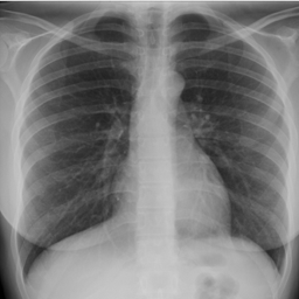
#> input picture test_cases_data/chest_xray_1.png, 299 x 299 px; its folder holds only this picture in this run
$ jupyter execute --allow-errors Color_Segmentation_Morphology.ipynb   (shell and % lines are left out)
#> lines starting #> are read from the running program, lines starting #| are printed output that depends on the picture; after the words box and inside, x2 and y2 are one past the last pixel; in counts of white or black regions, pixels touching at a corner belong together
[cell 1]
### GENERAL INFORMATION #######################################################
#   Name:           Gustavo Lelli Guirao                                      #
#   USP number:     11918182                                                  #
#   course code:    SCC0251                                                   #
#   Year/Semestre:  2024/1                                                    #
#   Title:          Assignment 3 : Morphology and Color                       #
###############################################################################

# Getting the Images

[cell 2]
import gdown

# Downloading data from Google Drive

[cell 3]
# Unzipping dataset to the root of the notebook

#!unzip /content/Dataset-AllClasses.zip

# Introducing the Input Data

[cell 4]
import os
import imageio.v3 as imageio

# Getting input data
dataset_folder = "test_cases_data/"
files = os.listdir(dataset_folder)
files.sort()
print(files)

# Getting reference data
references_folder = "test_cases_references/"
#> (the rest of this cell did not finish here and is left out)

[cell 5]
# Loading images into a list
images = []
for I_file in files:
  I  = imageio.imread(dataset_folder+I_file)
#> I is the input picture: shape (299, 299); min 0, max 222, mean 123.3
  images.append(I)

[cell 6]
import matplotlib.pyplot as plt

def show_images(data, rows=2, columns=5, figsize=(10, 4)):
#> called with rows = 2, columns = 6, figsize = (10, 3)
    fig, axes = plt.subplots(figsize=figsize, nrows=rows, ncols=columns, dpi=150)

    for i in range(rows):
      for j in range(columns):
        ax = axes[i, j]
        idx = i*columns+j
        ax.imshow(data[idx], cmap="gray")
        curr_label = f"Image {idx}"
        ax.title.set_text(curr_label)
        ax.axis('off')
    plt.show()

#> (a cell that did not finish here is left out)

# Conversion to Grayscale

[cell 8]
import numpy as np

# Converts the images to grayscale
images_gray = []

for img in images:
  if len(img.shape) > 2: # If it is RGB, converts to Gray, otherwise just keeps it
    img = np.dot(img, [0.2989, 0.5870, 0.1140]).astype(np.int64)
  images_gray.append(img)
#> this loop made 1 pass
#> after the loop, images_gray = 1 item

#> (a cell that did not finish here is left out)


# Adaptive Thresholding (Otsu)

[cell 10]
def otsu(img: np.ndarray, c = 0) -> np.ndarray:
	# Convert the image to grayscale if it is not already
	if len(img.shape) == 3:
		img = np.dot(img[..., :3], [0.2989, 0.5870, 0.1140])

	# Calculate histogram
	hist, bins = np.histogram(img.flatten(), 256, [0,256])

	# Total number of pixels
	total = img.size

	current_max, threshold = 0, 0
	sumT, sumF, sumB = 0, 0, 0
	weightB, weightF = 0, 0

	for i in range(256):
		sumT += i * hist[i]

	for i in range(256):
		weightB += hist[i]
		if weightB == 0:
			continue
		weightF = total - weightB
		if weightF == 0:
			break

		sumB += i * hist[i]
		sumF = sumT - sumB

		meanB = sumB / weightB
		meanF = sumF / weightF

		# Calculate Between Class Variance
		varBetween = weightB * weightF
		varBetween *= (meanB - meanF) ** 2

		# Check if new maximum found
		if varBetween > current_max:
			current_max = varBetween
			threshold = i

	# Apply threshold to image
	binary_mask = img.copy()
	binary_mask[img > threshold] = 255
	binary_mask[img <= threshold] = 0

	return binary_mask

[cell 11]
# Converts the images to binary
images_bin = []

for img in images_gray:
  new_img = otsu(img.copy(), c = 0)
  images_bin.append(new_img)
#> this loop made 1 pass
#> total in otsu on pass 1: 89401
#> pass 1, `new_img = otsu(img.copy(), c = 0)`:
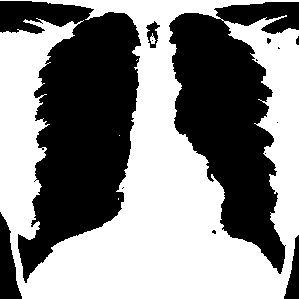
#> new_img: shape (299, 299); 53.3% white; 14 black regions (8 under 20 px), largest, box (x1, y1, x2, y2) and area: (0, 1, 141, 283) 21772, (169, 2, 299, 274) 18150, (0, 212, 22, 299) 1107, (284, 235, 299, 299) 507, (146, 21, 160, 48) 184, (296, 36, 299, 45) 21
#> after the loop, images_bin = 1 item

#> (a cell that did not finish here is left out)

import math

"""Calcula o erro"""
# Root Mean Squared Error
def RMSE(reference_image, filtered_image):
    result = 0
    n, m = filtered_image.shape

    for i in range(n):
        for j in range(m):
            result += ((reference_image[i][j] - filtered_image[i][j]) ** 2)
    rmse = math.sqrt(result / (n * m))

    return rmse

# Applying Morphological Processing (Erosion and Dilation)

[cell 13]
def erosion(img, M, N):
	kernel_size = 3
	# Pad the image with zeros around the border
	padded_img = np.pad(img, ((kernel_size//2, kernel_size//2), (kernel_size//2, kernel_size//2)), mode='constant')

	# Initialize an empty output image
	output_img = np.ones_like(img)

	# Apply the erosion operation
	for i in range(M):
		for j in range(N):
			# Extract the region of interest
			region = padded_img[i:i+kernel_size, j:j+kernel_size]

			# The output pixel is the minimum value in the region
			output_img[i, j] = np.min(region)

	return output_img.astype(np.uint8)

def dilation(img, M, N):
	kernel_size = 3
	# Pad the image with zeros around the border
	padded_img = np.pad(img, ((kernel_size//2, kernel_size//2), (kernel_size//2, kernel_size//2)), mode='constant')

	# Initialize an empty output image
	output_img = np.ones_like(img)

	# Apply the dilation operation
	for i in range(M):
		for j in range(N):
			# Extract the region of interest
			region = padded_img[i:i+kernel_size, j:j+kernel_size]

			# The output pixel is the maximum value in the region
			output_img[i, j] = np.max(region)

	return output_img.astype(np.uint8)

[cell 14]
# Define the set of operations to be performed for each image individually
# 1=erosion, 2=dilation
ciclo_morfologico = [[2,2,2,2,2,2,2,2,2,1,1,1], #Image 0
                     [1,1,1,2,2,2,2,1], #Image 1
                     [2,2,2,2,1], #Image 2
                     [2,2,1,1], #Image 3
                     [2,2,1,1,2,2,1], #Image 4
                     [2,2,2,2,2,2,1,1,1], #Image 5
                     [1,1,2,2,1], #Image 6
                     [1,1,1,1,1,1,1,2,2,2,2,2,2,2], #Image 7
                     [1,1,2,2,2], #Image 8
                     [2,2,2,2,1,1,1,1,1], #Image 9
                     [1,1,2,2], #Image 10
                     [1,1,2,2]] #Image 11

# Apply Morphological Operations
images_morf = []
for idx,img in enumerate(images_bin):
	M,N = img.shape
	for apply_morphology in ciclo_morfologico[idx]:
		if apply_morphology == 1:
			# Cycle of Erosions (Expands the area of BLACK interest and Reduces WHITE -> Return to the original size without noise)
			img = erosion(img, M, N)
		elif apply_morphology == 2:
			# Cycle of Dilations (Expands the area of WHITE non-interest and Reduces BLACK -> Noise Reduction)
			img = dilation(img, M, N)
	images_morf.append(img)
#> this loop made 1 pass
#> (M, N) on pass 1: (299, 299)
#> pass 1, in dilation (call 2), `padded_img = np.pad(img, ((kernel_size//2, kernel_size//2), (kernel_si..`:
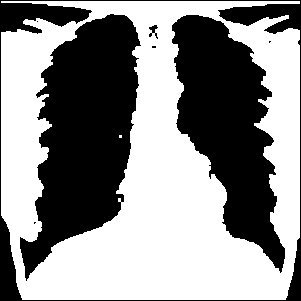
#> padded_img: shape (301, 301); 56% white; 8 black regions (4 under 20 px), largest, box (x1, y1, x2, y2) and area: (20, 14, 141, 281) 18549, (172, 15, 285, 273) 15371, (0, 0, 301, 301) 5845, (149, 25, 158, 39) 59
#> pass 1, in dilation (call 3), `padded_img = np.pad(img, ((kernel_size//2, kernel_size//2), (kernel_si..`:
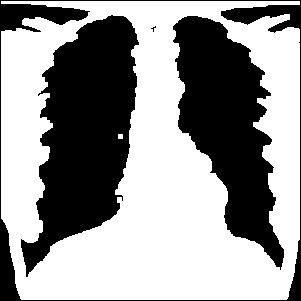
#> padded_img: shape (301, 301); 59.1% white; 4 black regions (1 under 20 px), largest, box (x1, y1, x2, y2) and area: (21, 15, 139, 277) 17541, (173, 16, 284, 270) 14429, (0, 0, 301, 301) 5101
#> pass 1, in dilation (call 4), `padded_img = np.pad(img, ((kernel_size//2, kernel_size//2), (kernel_si..`:
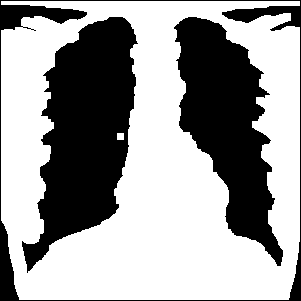
#> padded_img: shape (301, 301); 61.9% white; 3 black regions, box (x1, y1, x2, y2) and area: (22, 17, 138, 273) 16584, (174, 17, 283, 266) 13541, (0, 0, 301, 301) 4400
#> after the loop, images_morf = 1 item

#> (a cell that did not finish here is left out)

#> `mask = images_morf[idx]`:
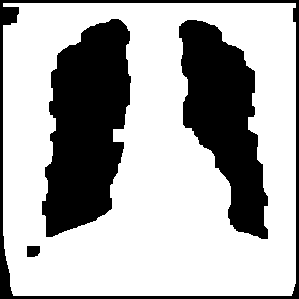
#> mask: shape (299, 299); 67.7% white; 4 black regions, box (x1, y1, x2, y2) and area: (42, 19, 131, 237) 13678, (179, 20, 268, 239) 10877, (0, 0, 299, 299) 4156, (27, 246, 40, 257) 133

# Applying Color in Regions of Interest (Heatmap)

[cell 16]
def filter_gaussian(P, Q):
#> called with P = 299, Q = 299
    s1 = P
#> s1 = 299
    s2 = Q
#> s2 = 299

    D = np.zeros([P, Q])  # Compute Distances
    for u in range(P):
        for v in range(Q):
            x = (u-(P/2))**2/(2*s1**2) + (v-(Q/2))**2/(2*s2**2)
            D[u, v] = np.exp(-x)
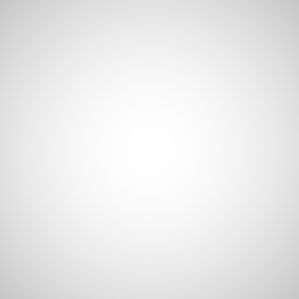
#> D: shape (299, 299) float64; min 0.779, max 1, mean 0.921
#> after the loop `for i in range(M):`:
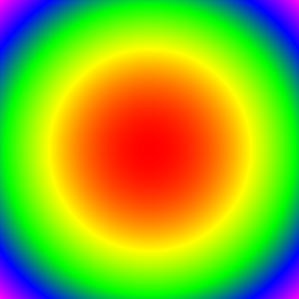
#> heatmap_image: shape (299, 299, 3) float64; mean of channels 0, 1, 2 0.56, 0.693, 0.13; drawn as R, G, B
#> `img_color[indexes] = heatmap_image[indexes]`:
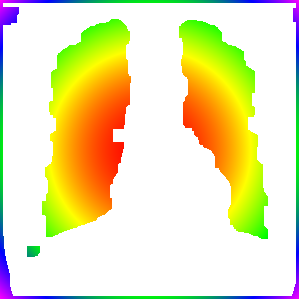
#> img_color: shape (299, 299, 3) float64; mean of channels 0, 1, 2 0.925, 0.905, 0.707; drawn as R, G, B
#> `gray_image_normalized = gray_image / np.max(gray_image)`:
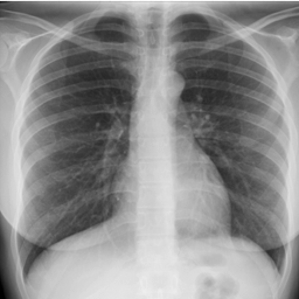
#> gray_image_normalized: shape (299, 299) float64; min 0, max 1, mean 0.555
#> `mixed_image = ((1.0 - alpha) * gray_image_normalized_3d) + (alpha * im..`:
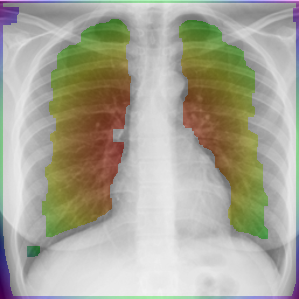
#> mixed_image: shape (299, 299, 3) float64; mean of channels 0, 1, 2 0.666, 0.66, 0.601; drawn as R, G, B
    return D

[cell 17]
# Visible Spectrum
heatmap_colors = [
    [1, 0, 1],   # Pink
    [0, 0, 1],   # Blue
    [0, 1, 0],   # Green
    [1, 1, 0],   # Yellow
    [1, 0, 0]    # Red
]

# Function to map values to colors
def map_value_to_color(value, min_val, max_val, colormap):
    # Scale the value to the range [0, len(colormap) - 1]
    scaled_value = (value - min_val) / (max_val - min_val) * (len(colormap) - 1)
    # Determine the two closest colors in the colormap
    idx1 = int(scaled_value)
    idx2 = min(idx1 + 1, len(colormap) - 1)
    # Interpolate between the two colors based on the fractional part
    frac = scaled_value - idx1
    color = [
        (1 - frac) * colormap[idx1][0] + frac * colormap[idx2][0],
        (1 - frac) * colormap[idx1][1] + frac * colormap[idx2][1],
        (1 - frac) * colormap[idx1][2] + frac * colormap[idx2][2]
    ]
    return color

[cell 18]
import math

"""Calcula o erro"""
# Root Mean Squared Error
def RMSE(reference_image, filtered_image):
    result = 0
    n, m = filtered_image.shape

    for i in range(n):
        for j in range(m):
            result += ((reference_image[i][j] - filtered_image[i][j]) ** 2)
    rmse = math.sqrt(result / (n * m))

    return rmse

[cell 19]
images_out = []

# Define alpha value for blending
alpha = 0.30  # Adjust this value to control the transparency of the heatmap

ref = 0
#> (the rest of this cell did not finish here and is left out)

$ run again, on test_cases_data/chest_xray_6.png
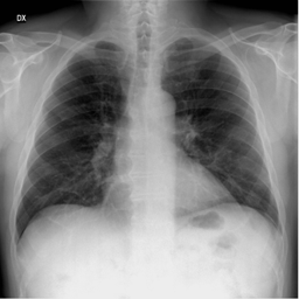
#> input picture test_cases_data/chest_xray_6.png, 299 x 299 px
#> I is the input picture: shape (299, 299); min 0, max 238, mean 132.6
#> the loop `for img in images:` made 1 pass
#> after the loop `for img in images:`: images_gray = 1 item
#> the loop `for img in images_gray:` made 1 pass
#> total in otsu on pass 1: 89401
#> pass 1, `new_img = otsu(img.copy(), c = 0)`:
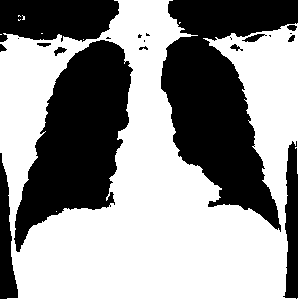
#> new_img: shape (299, 299); 58.1% white; 21 black regions (8 under 20 px), largest, box (x1, y1, x2, y2) and area: (161, 0, 298, 232) 16050, (14, 40, 133, 252) 13537, (0, 0, 119, 42) 4277
#> the loop `for idx,img in enumerate(images_bin):` made 1 pass
#> (M, N) on pass 1: (299, 299)
#> mask: shape (299, 299); 70.9% white; 3 black regions, box (x1, y1, x2, y2) and area: (25, 48, 124, 218) 9457, (0, 0, 299, 299) 8495, (168, 43, 264, 203) 8037
#> `mixed_image = ((1.0 - alpha) * gray_image_normalized_3d) + (alpha * im..`:
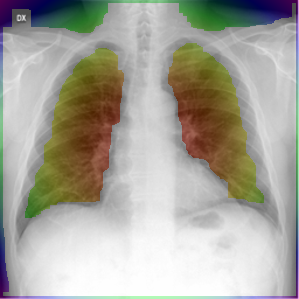
#> mixed_image: shape (299, 299, 3) float64; mean of channels 0, 1, 2 0.663, 0.656, 0.617; drawn as R, G, B

$ run again, on test_cases_data/chest_xray_2.png
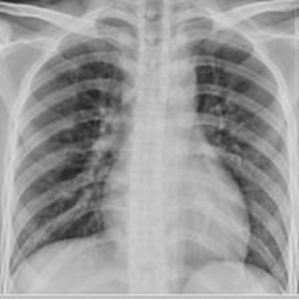
#> input picture test_cases_data/chest_xray_2.png, 299 x 299 px
#> I is the input picture: shape (299, 299); min 31, max 226, mean 154
#> the loop `for img in images:` made 1 pass
#> after the loop `for img in images:`: images_gray = 1 item
#> the loop `for img in images_gray:` made 1 pass
#> total in otsu on pass 1: 89401
#> the loop `for idx,img in enumerate(images_bin):` made 1 pass
#> (M, N) on pass 1: (299, 299)
#> mask: shape (299, 299); 82.9% white; 4 black regions, box (x1, y1, x2, y2) and area: (38, 49, 118, 236) 7468, (201, 47, 258, 163) 4010, (0, 0, 299, 299) 3552, (234, 168, 254, 191) 283
#> `mixed_image = ((1.0 - alpha) * gray_image_normalized_3d) + (alpha * im..`:
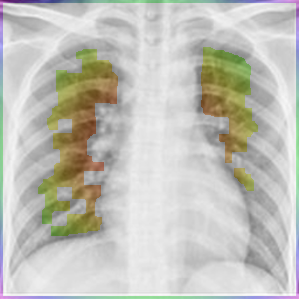
#> mixed_image: shape (299, 299, 3) float64; mean of channels 0, 1, 2 0.764, 0.762, 0.732; drawn as R, G, B
